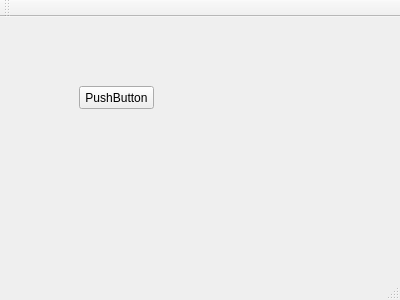
<?xml version="1.0" encoding="UTF-8"?>
<ui version="4.0">
 <class>MainControllerWindow</class>
 <widget class="QMainWindow" name="MainControllerWindow">
  <property name="geometry">
   <rect>
    <x>0</x>
    <y>0</y>
    <width>400</width>
    <height>300</height>
   </rect>
  </property>
  <property name="windowTitle">
   <string>MainControllerWindow</string>
  </property>
  <widget class="QWidget" name="centralWidget">
   <widget class="QWidget" name="widget" native="true">
    <property name="geometry">
     <rect>
      <x>19</x>
      <y>29</y>
      <width>361</width>
      <height>201</height>
     </rect>
    </property>
    <widget class="QPushButton" name="pushButton">
     <property name="geometry">
      <rect>
       <x>60</x>
       <y>40</y>
       <width>75</width>
       <height>23</height>
      </rect>
     </property>
     <property name="text">
      <string>PushButton</string>
     </property>
    </widget>
   </widget>
  </widget>
  <widget class="QMenuBar" name="menuBar">
   <property name="geometry">
    <rect>
     <x>0</x>
     <y>0</y>
     <width>400</width>
     <height>21</height>
    </rect>
   </property>
  </widget>
  <widget class="QToolBar" name="mainToolBar">
   <attribute name="toolBarArea">
    <enum>TopToolBarArea</enum>
   </attribute>
   <attribute name="toolBarBreak">
    <bool>true</bool>
   </attribute>
  </widget>
  <widget class="QStatusBar" name="statusBar"/>
 </widget>
 <layoutdefault spacing="6" margin="11"/>
 <resources/>
 <connections/>
</ui>
